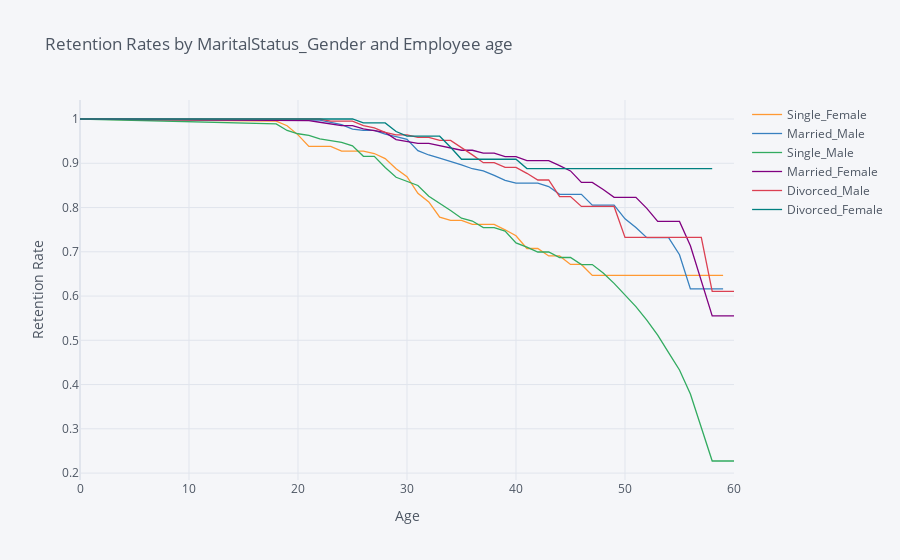

The notebook cell this image was saved under:
### Code cell
data["MaritalStatus_Gender"] = data["MaritalStatus"] +"_"+ data["Gender"]

rates = survival(data, 'MaritalStatus_Gender', 'Age', 'Attrition')

rates.iplot(kind='line', xTitle='Age', yTitle='Retention Rate',
            title='Retention Rates by MaritalStatus_Gender and Employee age')
